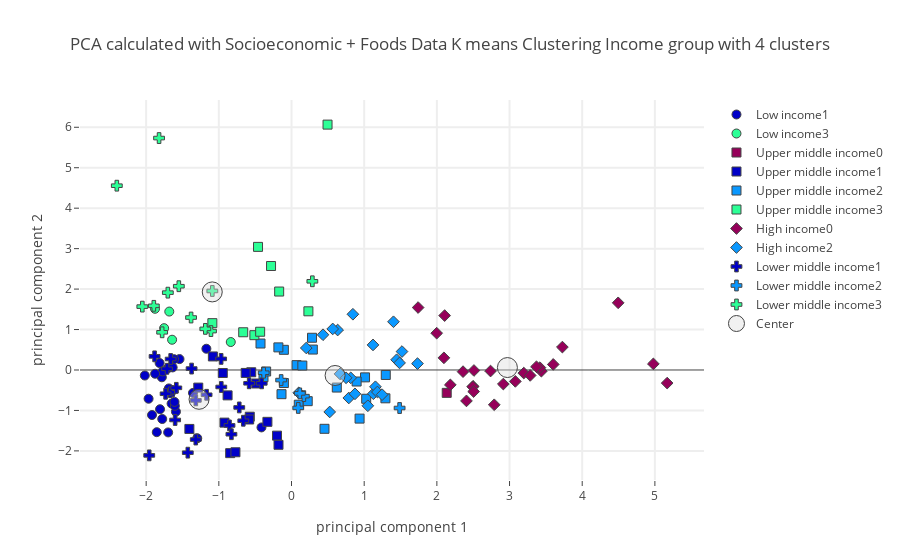

Notebook cell for this chart:
### Code cell
plot_plotly(socio_pca_dropped_df,"Income group",income_centers_socio,4,"Socioeconomic + Foods",'')

### Figure 1 — Plotly figure (JSON) as saved in the notebook; plotly's stock layout.template omitted (floating-point values rounded to 4 significant figures)
{"data": [{"marker": {"color": "rgb(150,0,90)", "line": {"width": 1}, "size": 9, "symbol": 0}, "mode": "markers", "name": "Low income0", "text": [], "type": "scatter", "uid": "c29135d3-c114-4e78-bf08-c3ca2dc62e4f", "x": [], "y": []}, {"marker": {"color": "rgb(0,0,200)", "line": {"width": 1}, "size": 9, "symbol": 0}, "mode": "markers", "name": "Low income1", "text": ["Afghanistan", "Bangladesh", "Benin", "Burkina Faso", "Cambodia", "Central African Republic", "Chad", "Ethiopia", "Gambia", "Guinea", "Guinea-Bissau", "Kenya", "Kyrgyzstan", "Liberia", "Madagascar", "Malawi", "Mali", "Mozambique", "Nepal", "Niger", "Tajikistan", "Togo", "United Republic of Tanzania", "Zimbabwe"], "type": "scatter", "uid": "56d48ea2-bc83-4806-b776-f46a5d391390", "x": [-1.697, -2.018, -1.541, -1.854, -1.616, -1.171, -1.809, -1.92, -1.65, -1.784, -1.815, -1.356, -0.4132, -1.7, -1.688, -1.967, -1.297, -1.772, -1.779, -1.59, -1.605, -1.877, -1.635, -1.61], "y": [-1.543, -0.1371, 0.2693, -1.537, 0.268, 0.5252, -0.97, -1.113, -0.8311, -0.1804, 0.1723, -0.5668, -1.42, 0.04394, -0.4558, -0.7106, -1.688, -0.03611, -1.212, -1.03, -0.8857, -0.09294, 0.06345, -0.7892]}, {"marker": {"color": "rgb(10,152,255)", "line": {"width": 1}, "size": 9, "symbol": 0}, "mode": "markers", "name": "Low income2", "text": [], "type": "scatter", "uid": "4be2b9b7-7ff1-414d-a310-0562bb7bedfe", "x": [], "y": []}, {"marker": {"color": "rgb(44,255,150)", "line": {"width": 1}, "size": 9, "symbol": 0}, "mode": "markers", "name": "Low income3", "text": ["Haiti", "Myanmar", "Rwanda", "Sierra Leone", "Uganda"], "type": "scatter", "uid": "b788a8ff-60f9-496c-bc02-ea368a7bf605", "x": [-1.753, -0.8358, -1.878, -1.643, -1.682], "y": [1.034, 0.691, 1.513, 0.7478, 1.444]}, {"marker": {"color": "rgb(150,0,90)", "line": {"width": 1}, "size": 9, "symbol": 1}, "mode": "markers", "name": "Upper middle income0", "text": ["Argentina"], "type": "scatter", "uid": "326a4be7-9352-4953-80aa-e78a82234395", "x": [2.136], "y": [-0.5656]}, {"marker": {"color": "rgb(0,0,200)", "line": {"width": 1}, "size": 9, "symbol": 1}, "mode": "markers", "name": "Upper middle income1", "text": ["Algeria", "Angola", "Azerbaijan", "Belize", "Bosnia and Herzegovina", "Botswana", "Cuba", "Iran (Islamic Republic of)", "Iraq", "Jordan", "Namibia", "Peru", "South Africa", "Tunisia", "Turkey", "Turkmenistan"], "type": "scatter", "uid": "ccc1fbb3-b2bb-4fd4-a4b9-9675ac63cdd5", "x": [-0.8441, -1.082, -0.7716, -0.5541, -0.5742, -0.8796, -0.4839, -0.9224, -1.405, -0.5828, -0.9454, -0.6306, -0.3317, -1.283, -0.1997, -0.1789], "y": [-2.056, 0.3348, -2.033, -0.05601, -1.155, -0.6274, -0.3338, -1.301, -1.457, -1.224, -0.07411, -0.07271, -1.282, -0.4353, -1.623, -1.849]}, {"marker": {"color": "rgb(10,152,255)", "line": {"width": 1}, "size": 9, "symbol": 1}, "mode": "markers", "name": "Upper middle income2", "text": ["Albania", "Belarus", "Brazil", "Bulgaria", "China, mainland", "Colombia", "Costa Rica", "Ecuador", "Gabon", "Hungary", "Kazakhstan", "Lebanon", "Mauritius", "Mexico", "Montenegro", "Panama", "Romania", "Saint Vincent and the Grenadines", "Serbia", "Suriname", "Venezuela (Bolivarian Republic of)"], "type": "scatter", "uid": "afabd1b3-5de8-4ad4-bf48-90cc30c7f84c", "x": [0.9365, 1.012, 1.297, 0.1, -0.3854, 0.06953, 0.2934, -0.1052, -0.1806, 0.6233, 1.028, -0.4267, -0.1048, 0.2231, 1.292, 0.1491, 0.4538, 0.2824, -0.1376, -0.3493, 0.8962], "y": [-1.202, -0.1822, -0.123, -0.8579, -0.1792, 0.12, 0.5053, 0.4987, 0.5589, -0.4345, -0.7117, 0.6543, -0.3221, -0.7706, -0.7003, 0.1098, -1.454, 0.797, -0.5981, -0.03713, -0.2852]}, {"marker": {"color": "rgb(44,255,150)", "line": {"width": 1}, "size": 9, "symbol": 1}, "mode": "markers", "name": "Upper middle income3", "text": ["Dominica", "Dominican Republic", "Fiji", "Grenada", "Jamaica", "Malaysia", "Maldives", "Saint Lucia", "Thailand"], "type": "scatter", "uid": "448b4427-ce37-4757-bb27-f273b4050422", "x": [-0.2816, -0.5108, -0.6646, -0.1699, -0.4315, -0.4608, 0.4958, 0.2324, -1.089], "y": [2.571, 0.861, 0.9326, 1.939, 0.9456, 3.043, 6.065, 1.451, 1.158]}, {"marker": {"color": "rgb(150,0,90)", "line": {"width": 1}, "size": 9, "symbol": 2}, "mode": "markers", "name": "High income0", "text": ["Australia", "Austria", "Bahamas", "Belgium", "Canada", "Denmark", "Finland", "France", "Germany", "Iceland", "Ireland", "Israel", "Japan", "Kuwait", "Luxembourg", "Malta", "Netherlands", "New Zealand", "Norway", "Spain", "Sweden", "Switzerland", "United Kingdom", "United States of America", "Uruguay"], "type": "scatter", "uid": "1b4283d7-a4e0-4918-8713-656473776f2a", "x": [3.601, 2.499, 1.998, 5.169, 2.36, 2.739, 3.08, 2.51, 2.494, 4.495, 2.506, 2.915, 2.107, 2.789, 4.979, 3.438, 3.419, 2.097, 3.727, 1.742, 3.371, 3.196, 2.185, 3.284, 2.407], "y": [0.1377, -0.4041, 0.9095, -0.3243, -0.0409, -0.0258, -0.2819, -0.01235, -0.4146, 1.66, -0.5334, -0.3477, 1.345, -0.8598, 0.1507, -0.02945, 0.0571, 0.3004, 0.5664, 1.544, 0.07984, -0.07609, -0.3679, -0.1346, -0.7645]}, {"marker": {"color": "rgb(0,0,200)", "line": {"width": 1}, "size": 9, "symbol": 2}, "mode": "markers", "name": "High income1", "text": [], "type": "scatter", "uid": "d233ccbe-088c-4200-8b03-7b4103194691", "x": [], "y": []}, {"marker": {"color": "rgb(10,152,255)", "line": {"width": 1}, "size": 9, "symbol": 2}, "mode": "markers", "name": "High income2", "text": ["Antigua and Barbuda", "Barbados", "Brunei Darussalam", "Chile", "Croatia", "Cyprus", "Czechia", "Estonia", "Greece", "Italy", "Latvia", "Lithuania", "Oman", "Poland", "Portugal", "Republic of Korea", "Russian Federation", "Saint Kitts and Nevis", "Saudi Arabia", "Slovakia", "Slovenia", "Trinidad and Tobago", "United Arab Emirates"], "type": "scatter", "uid": "4bb4f80a-2547-4b12-a2c1-4c2dbdd410d8", "x": [0.8448, 0.6348, 1.52, 1.126, 0.6674, 1.121, 1.155, 1.05, 1.446, 1.487, 0.8152, 1.734, 0.7516, 0.7881, 1.403, 0.567, 0.8732, 0.4334, 0.5257, 0.0993, 1.182, 0.2032, 1.246], "y": [1.378, 0.9877, 0.4556, -0.5868, -0.09693, 0.6197, -0.4149, -0.8846, 0.2527, 0.1751, -0.1941, 0.1574, -0.1935, -0.6921, 1.192, 1.015, -0.5896, 0.8713, -1.038, -0.5645, -0.5447, 0.5441, -0.6096]}, {"marker": {"color": "rgb(44,255,150)", "line": {"width": 1}, "size": 9, "symbol": 2}, "mode": "markers", "name": "High income3", "text": [], "type": "scatter", "uid": "84531e08-0ede-4021-8284-534cd1e3a394", "x": [], "y": []}, {"marker": {"color": "rgb(150,0,90)", "line": {"width": 1}, "size": 9, "symbol": 3}, "mode": "markers", "name": "Lower middle income0", "text": [], "type": "scatter", "uid": "a490f749-1d99-493a-a8ad-7d2010a11b7b", "x": [], "y": []}, {"marker": {"color": "rgb(0,0,200)", "line": {"width": 1}, "size": 9, "symbol": 3}, "mode": "markers", "name": "Lower middle income1", "text": ["Bolivia (Plurinational State of)", "Cabo Verde", "Cameroon", "Egypt", "El Salvador", "Georgia", "Guatemala", "Honduras", "India", "Lao People's Democratic Republic", "Lesotho", "Mauritania", "Morocco", "Nicaragua", "Nigeria", "Pakistan", "Senegal", "Eswatini", "Timor-Leste", "Uzbekistan", "Yemen", "Zambia"], "type": "scatter", "uid": "4308f5da-3837-478b-90ce-b9d0f40c8c52", "x": [-0.4103, -0.5825, -1.663, -1.427, -0.9683, -0.8532, -1.375, -0.9662, -1.634, -1.667, -1.958, -0.6634, -1.317, -1.169, -1.884, -0.7191, -1.585, -1.317, -1.713, -0.8269, -1.601, -1.733], "y": [-0.3301, -0.3287, 0.2718, -2.044, 0.2742, -1.37, 0.03483, -0.42, -0.5239, -0.5517, -2.111, -1.255, -1.719, -0.6127, 0.3372, -0.9256, -0.4406, -0.7509, 0.02994, -1.588, -1.236, -0.5874]}, {"marker": {"color": "rgb(10,152,255)", "line": {"width": 1}, "size": 9, "symbol": 3}, "mode": "markers", "name": "Lower middle income2", "text": ["Armenia", "Guyana", "Mongolia", "Paraguay", "Sudan", "Ukraine"], "type": "scatter", "uid": "490b76c8-2d79-4805-ac82-f9c445560719", "x": [0.09279, -0.3831, 0.1701, -0.1425, 1.487, 0.1144], "y": [-0.9383, -0.06744, -0.6468, -0.2492, -0.94, -0.5779]}, {"marker": {"color": "rgb(44,255,150)", "line": {"width": 1}, "size": 9, "symbol": 3}, "mode": "markers", "name": "Lower middle income3", "text": ["Congo (note no data in Food suppley tables for DRC)", "CÃƒÂ´te d'Ivoire", "Ghana", "Indonesia", "Kiribati", "Philippines", "Samoa", "Sao Tome and Principe", "Solomon Islands", "Sri Lanka", "Vanuatu", "Viet Nam"], "type": "scatter", "uid": "2966f1ae-f6fd-44f7-8252-a69b731eb125", "x": [-1.108, -2.053, -1.702, -1.78, -1.822, -1.55, 0.2869, -2.404, -1.382, -1.894, -1.09, -1.186], "y": [0.9615, 1.566, 1.912, 0.9317, 5.733, 2.071, 2.193, 4.556, 1.297, 1.586, 1.953, 1.016]}, {"marker": {"color": "rgba(220, 220, 220, .4)", "line": {"width": 1}, "size": 20}, "mode": "markers", "name": "Center", "type": "scatter", "uid": "e385d046-05f5-4dcf-91c1-41f9884b7609", "x": [2.971, -1.272, 0.5996, -1.091], "y": [0.06029, -0.725, -0.1359, 1.93]}], "layout": {"hovermode": "closest", "showlegend": true, "title": {"text": "PCA calculated with Socioeconomic + Foods Data K means Clustering Income group with 4 clusters"}, "xaxis": {"gridwidth": 2, "ticklen": 5, "title": {"text": "principal component 1"}, "zeroline": false}, "yaxis": {"gridwidth": 2, "ticklen": 5, "title": {"text": "principal component 2"}}}}
